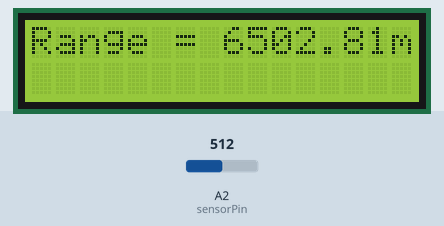
Recording of a sketch running on a simulated Arduino Uno, built with avr-gcc and run on an emulated ATmega328P. Shown: 16×2 character LCD. The test bench sets the inputs (shaded band); at power-on: A2 (sensorPin) = 512. What the sketch prints to the serial monitor is not drawn.

Above: at 1.2 s.
1.3 s: A2 (sensorPin) set to 84
At 3.2 s:
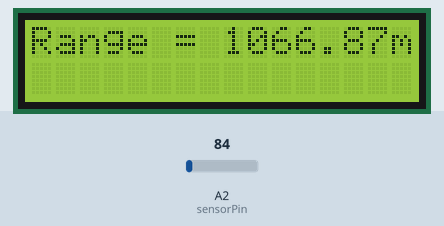
3.5 s: A2 (sensorPin) set to 70
At 5.0 s:
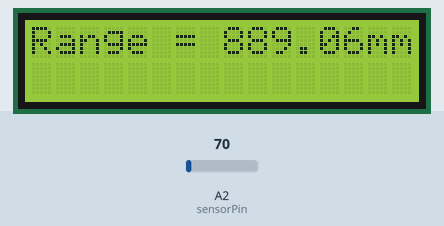
5.5 s: A2 (sensorPin) set to 9
At 6.8 s:
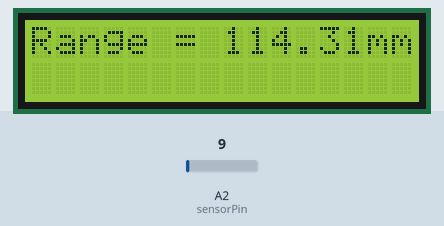
7.5 s: A2 (sensorPin) set to 6
At 8.5 s:
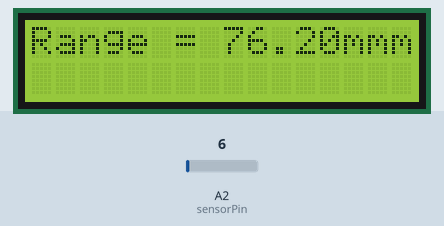
9.5 s: A2 (sensorPin) set to 0
At 11.5 s:
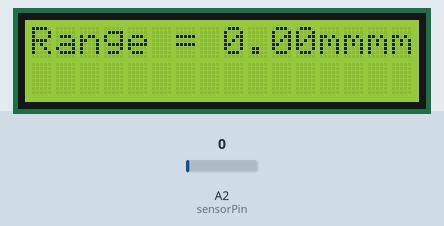
Timing chart, 0 to 12.5 s (numbered marks = the images above; inputs shaded):
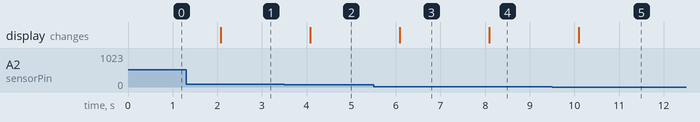

The sketch:

Ultrasonic1.ino
```cpp
// Ultrasonic Range Finder
// Maxbotix LV-MaxSonar-EZ2
// Small change to see how GIT works


// include the library code:
#include <LiquidCrystal.h>

int sensorPin = A2;    // select the input pin for the potentiometer
int sensorValue = 0;  // variable to store the value coming from the sensor
volatile float mvolts = 0;
volatile float range = 0;

// initialize the library with the numbers of the interface pins
LiquidCrystal lcd(12, 11, 5, 4, 3, 13);

void setup() {
  // set up the LCD's number of columns and rows:
  lcd.begin(16, 2);
  Serial.begin(9600);
}

void loop() {

  // set the cursor to column 0, line 0
  // (note: line 1 is the second row, since counting begins with 0):
  lcd.setCursor(0, 0);

  // read the value from the sensor:
  sensorValue = analogRead(sensorPin);
  mvolts = sensorValue * 4.9;
  //temp = -1481.96 + sqrt(2.1962E06+(1.8639-volts)/3.88E-06);

  // Uses Analog mode. V=(Vcc/512) per Inch. Vcc=5V, 9.8mV/inch
  range = mvolts*2.592;
  lcd.print("Range = ");
  lcd.print(range);
  lcd.print("mm");
  Serial.print("Range = ");
  Serial.print(range);
  Serial.println("mm");
  delay(1000);

}
```

Measured:
- the behaviour switches between 79 and 78 on A2 (sensorPin) (found by bisection; images 1 and 2)
- the behaviour switches between 8 and 7 on A2 (sensorPin) (found by bisection; images 3 and 4)
- after the input at 1.3 s, the display: changes after 0.77 s (image 1)
- after the input at 3.5 s, the display: changes after 0.58 s (image 2)
- after the input at 5.5 s, the display: changes after 0.59 s (image 3)
- after the input at 7.5 s, the display: changes after 0.59 s (image 4)
- after the input at 9.5 s, the display: changes after 0.60 s (image 5)
